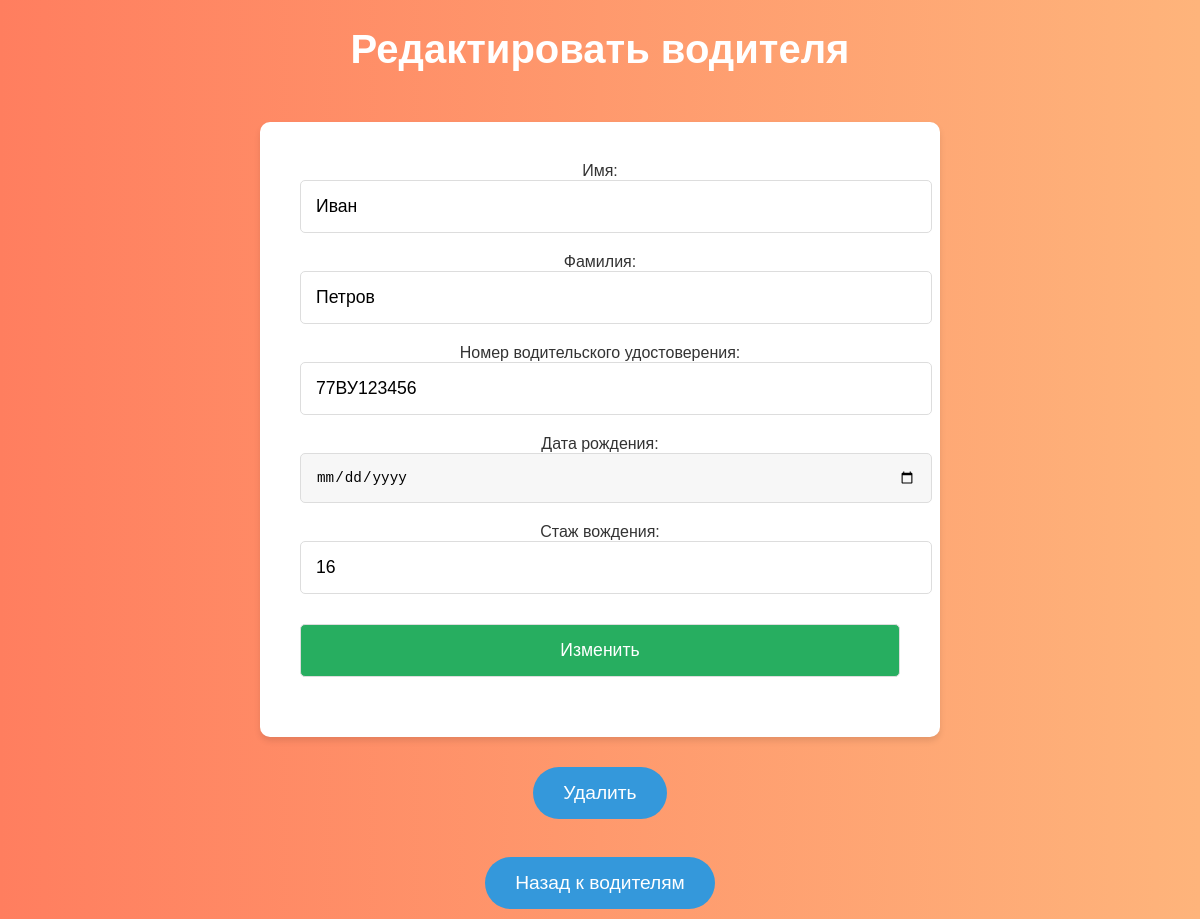
The page /drivers/edit/1/ on the database its author committed.
### lab7app/models.py (models this page shows, shortened)
class Driver(models.Model):
    driver_id = models.AutoField(primary_key=True)
    first_name = models.CharField(max_length=255)
    last_name = models.CharField(max_length=255)
    license_number = models.CharField(max_length=255, unique=True)
    birth_date = models.DateField()
    driving_experience = models.IntegerField()

### lab7app/views.py (the view)
# urls.py: path('drivers/edit/<int:driver_id>/', views.edit_driver, name='edit_driver'),
def edit_driver(request, driver_id):
    driver = get_object_or_404(Driver, pk=driver_id)
    if request.method == 'POST':
        form = DriverForm(request.POST, instance=driver)
        if form.is_valid():
            form.save()
            return redirect('drivers')  # Перенаправление после успешного обновления
    else:
        form = DriverForm(instance=driver)
    return render(request, 'edit_driver.html', {'form': form, 'driver': driver})

### lab7app/forms.py
class DriverForm(forms.ModelForm):
    class Meta:
        model = Driver
        fields = ['first_name', 'last_name', 'license_number', 'birth_date', 'driving_experience']
        widgets = {
            'birth_date': forms.DateInput(attrs={'type': 'date'}),
        }
        labels = {
            'first_name' : 'Имя',
            'last_name': 'Фамилия',
            'license_number' : 'Номер водительского удостоверения',
            'birth_date' : 'Дата рождения',
            'driving_experience' : 'Водительский стаж'
        }

### lab7app/templates/edit_driver.html (shortened to what this page needs)
{% load static %}
<!DOCTYPE html>
<html lang="ru">
<head>
    <link rel="stylesheet" href="{% static 'styles.css' %}">
</head>
<body class="edit-driver">
    <h1>Редактировать водителя</h1>
    <form method="POST">
        <div class="form-group">
            <label for="first_name">Имя:</label>
            <input type="text" id="first_name" name="first_name" value="{{ driver.first_name }}" required>
        </div>
        <div class="form-group">
            <label for="last_name">Фамилия:</label>
            <input type="text" id="last_name" name="last_name" value="{{ driver.last_name }}" required>
        </div>
        <div class="form-group">
            <label for="license_number">Номер водительского удостоверения:</label>
            <input type="text" id="license_number" name="license_number" value="{{ driver.license_number }}" required>
        </div>
        <div class="form-group">
            <label for="birth_date">Дата рождения:</label>
            <input type="date" id="birth_date" name="birth_date" value="{{ driver.birth_date }}" required>
        </div>
        <div class="form-group">
            <label for="driving_experience">Стаж вождения:</label>
            <input type="number" id="driving_experience" name="driving_experience" value="{{ driver.driving_experience }}" required>
        </div>
        <button type="submit">Изменить</button>
    </form>
    <a href="{% url 'delete_driver' driver.driver_id %}">
        <button class="delete-button">Удалить</button>
    </a>
    <br>
    <a href="{% url 'drivers' %}">
        <button>Назад к водителям</button>
    </a>
</body>
</html>

### lab7app/static/styles.css (style rules this page uses)
body { font-family: 'Arial', sans-serif; background: linear-gradient(to right, #ff7e5f, #feb47b); color: #333; margin: 0; padding: 0; display: flex; flex-direction: column; justify-content: flex-start; align-items: center; height: 100vh; text-align: center; }
h1 { font-size: 2.5em; color: #ffffff; margin-bottom: 30px; font-weight: bold; }
button { padding: 15px 30px; font-size: 1.2em; margin: 10px 0; border-radius: 50px; border: none; cursor: pointer; transition: background-color 0.3s ease, transform 0.3s ease; background-color: #3498db; color: white; }
a { text-decoration: none; color: inherit; }
form { background-color: #ffffff; padding: 40px; border-radius: 10px; box-shadow: 0 4px 6px rgba(0, 0, 0, 0.1); max-width: 600px; margin: 20px 0; width: 100%; }
form input, form select, form button { width: 100%; padding: 15px; font-size: 1.1em; margin-bottom: 20px; border-radius: 5px; border: 1px solid #ddd; }
form button { background-color: #27ae60; color: white; cursor: pointer; transition: background-color 0.3s ease; }
form input[type="date"] { background-color: #f7f7f7; }

### rows shown on the page
Driver: first_name "Иван", last_name "Петров", license_number "77ВУ123456", driving_experience "16"
